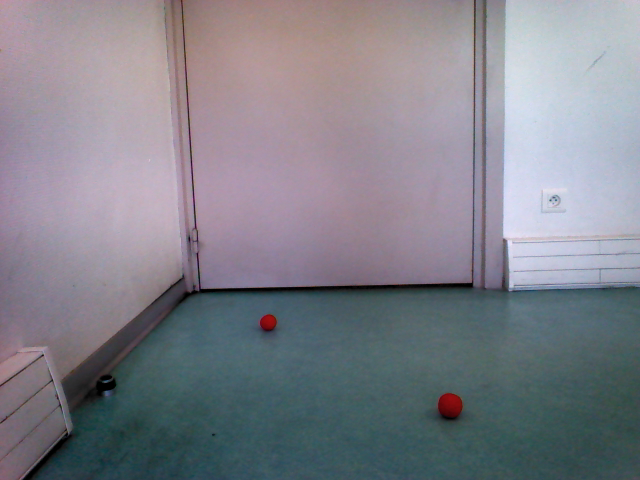
#> input picture camImage.png, 640 x 480 px
$ python main.py
#> lines starting #> are read from the running program, lines starting #| are printed output that depends on the picture; after the words box and inside, x2 and y2 are one past the last pixel; in counts of white or black regions, pixels touching at a corner belong together
### balldetector.py
# coding: UTF-8
import cv2
import cv2.cv as cv
import numpy as np
import math

# degrees
NAO_VERTICAL_RADIUS = 47.64
NAO_HORIZONTAL_RADIUS = 60.97
# mm
BALL_RADIUS = 40 / 2
NAO_HEIGHT = 574
NAO_FRONTCAM_HEIGHT = 529
NAO_BOTCAM_HEIGHT = 483


class BallDetector:
    def __init__(self):
        pass

    @staticmethod
    def redfilter(img):
        img_hsv = cv2.cvtColor(img, cv2.COLOR_BGR2HSV)
        lower_red = np.array([0, 65, 50])
        upper_red = np.array([10, 255, 255])
        mask0 = cv2.inRange(img_hsv, lower_red, upper_red)
        lower_red = np.array([170, 50, 50])
        upper_red = np.array([180, 255, 255])
        mask1 = cv2.inRange(img_hsv, lower_red, upper_red)
        mask = mask0 + mask1
        output_img = img.copy()
        output_img[np.where(mask == 0)] = 0
        return output_img

    @staticmethod
    def detectCircles(img):
        # output = img.copy()
        gray = cv2.cvtColor(img, cv2.COLOR_BGR2GRAY)
        kernel = np.ones((7, 7), np.uint8)
        gray = cv2.morphologyEx(gray, cv2.MORPH_OPEN, kernel)
        gray = cv2.GaussianBlur(gray, (3, 3), 0)
        circles = cv2.HoughCircles(image=gray, method=cv.CV_HOUGH_GRADIENT, dp=1, minDist=100, param1=100, param2=1,
                                   minRadius=10, maxRadius=50)
        if circles is not None:
            # print "ok"
            circles = np.round(circles[0, :].astype("int"))
            # for (x, y, r) in circles:
            #    cv2.circle(output, (x, y), r, (0, 255, 0), 4)
            #    cv2.rectangle(output, (x - 5, y - 5), (x + 5, y + 5), (0, 128, 255), -1)
        return circles

    @staticmethod
    def computeDistances(circles, img_shape, headPitch, camera=""):
        res = None
        if circles is not None and img_shape is not None:
            res = []
            x_mid = img_shape[1] / 2
            y_mid = img_shape[0] / 2
            vertical_angle_rad = math.radians(NAO_VERTICAL_RADIUS)
            horizontal_angle_rad = math.radians(NAO_HORIZONTAL_RADIUS)
            for (x, y, r) in circles:
                distcenterx = float(x - x_mid)
                distcentery = float(y - y_mid)
                vertical_angle = (distcentery / img_shape[1]) * vertical_angle_rad
                horizontal_angle = (distcenterx / img_shape[0]) * horizontal_angle_rad
                # print math.degrees(vertical_angle), math.degrees(horizontal_angle)
                theta = math.pi - (math.radians(headPitch) + math.pi / 2) - vertical_angle - math.radians(1.2)
                if camera == "bot":
                    theta -= math.radians(39.7)
                # print math.degrees(theta), "°"
                distanceyball = math.tan(theta) * NAO_FRONTCAM_HEIGHT
                distancexball = math.tan(horizontal_angle) * distanceyball
                # print (distancexball, distanceyball), "mm"
                res.append((distancexball, distanceyball))
        return res

    @staticmethod
    def findBalls(img, headpitch_deg):
        red_img = BallDetector.redfilter(img)
        circles = BallDetector.detectCircles(red_img)
        dist_list = BallDetector.computeDistances(circles, red_img.shape, headpitch_deg)
        return dist_list

# [4 lines left out: function main, not called in this run]

# [2 lines that do not run on import are left out]
0

### main.py
# from naoqi import ALProxy
# import sys
# import time
# import Image_perso
# import vision_definitions
# import cv2
# import numpy
# import Image
# import balldetector
#
# NAO_IP = "localhost"
# NAO_PORT = 9559
#
#
#
# def showNaoImage(IP, PORT):
#   """
#   First get an image from Nao, then show it on the screen with PIL.
#   """
#
#   camProxy = ALProxy("ALVideoDevice", IP, PORT)
#   resolution = 2    # VGA
#   colorSpace = 11   # RGB
#
#   videoClient = camProxy.subscribe("python_client", resolution, colorSpace, 5)
#
#   t0 = time.time()
#
#   # Get a camera image.
#   # image[6] contains the image data passed as an array of ASCII chars.
#   naoImage = camProxy.getImageRemote(videoClient)
#
#   t1 = time.time()
#
#   # Time the image transfer.
#   print "acquisition delay ", t1 - t0
#
#   camProxy.unsubscribe(videoClient)
#
#
#   # Now we work with the image returned and save it as a PNG  using ImageDraw
#   # package.
#
#   # Get the image size and pixel array.
#   imageWidth = naoImage[0]
#   imageHeight = naoImage[1]
#   array = naoImage[6]
#
#   # Create a PIL Image from our pixel array.
#   im = Image.fromstring("RGB", (imageWidth, imageHeight), array)
#
#   # Save the image.
#   im.save("camImage.png", "PNG")
#
#   Image_perso.find_ball(numpy.array(im))
#
#
#
# def main():
#     print "Creating ALVideoDevice proxy to :", NAO_IP
#
#     resolution = vision_definitions.k4VGA
#     colorSpace = vision_definitions.kBGRColorSpace
#     fps = 10
#
#     nameId = camProxy.subscribe("python_GVM", resolution, colorSpace, fps)
#     print nameId
#     print  "getting images in local"
#
#
# if __name__ == "__main__":
#     showNaoImage(NAO_IP, NAO_PORT)
import cv2
import balldetector
img = cv2.imread("camImage.png")
#> img is the input picture: shape (480, 640, 3); mean B, G, R 138.3, 129.3, 129.2
balldetector.BallDetector.findBalls(img, 0)
#> in redfilter, `img_hsv = cv2.cvtColor(img, cv2.COLOR_BGR2HSV)`: img_hsv: shape (480, 640, 3); mean H, S, V 114.9, 45.8, 142.5
#> in redfilter, `mask0 = cv2.inRange(img_hsv, lower_red, upper_red)`:
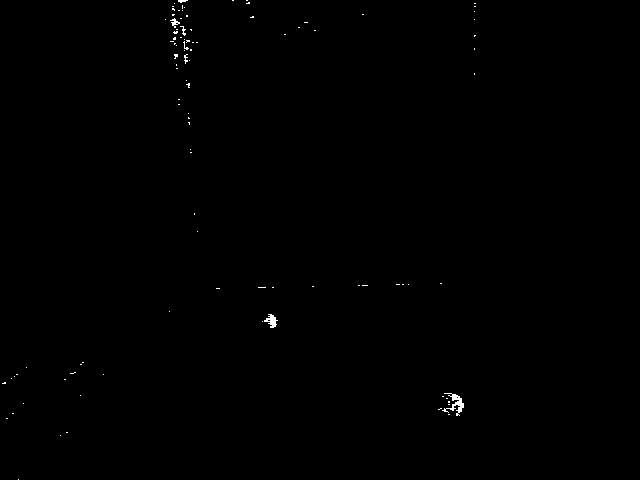
#> mask0: shape (480, 640); 0.21% white in thin lines or dots, all inside (x1, y1, x2, y2) = (2, 0, 476, 480)
#> in redfilter, `mask1 = cv2.inRange(img_hsv, lower_red, upper_red)`:
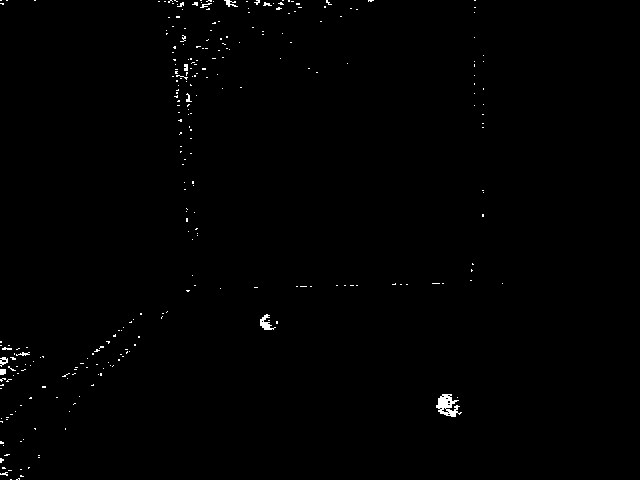
#> mask1: shape (480, 640); 0.53% white in thin lines or dots, all inside (x1, y1, x2, y2) = (0, 0, 503, 480)
#> in redfilter, `mask = mask0 + mask1`:
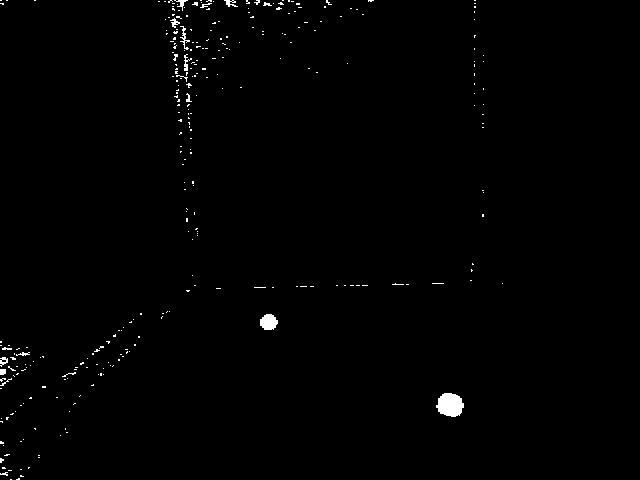
#> mask: shape (480, 640); 0.74% white; 303 white regions (287 under 20 px), largest, box (x1, y1, x2, y2) and area: (436, 393, 464, 417) 507, (260, 314, 278, 330) 222, (180, 26, 190, 50) 72
#> in detectCircles, `circles = cv2.HoughCircles(image=gray, method=cv.CV_HOUGH_GRADIENT, dp..`: circles = [[449.5, 403.5, 12.1], [268.5, 325.5, 10.9]]
#> in detectCircles, `circles = np.round(circles[0, :].astype("int"))`: circles = [[449, 403, 12], [268, 325, 10]]
#> the loop in computeDistances, `for (x, y, r) in circles:` made 2 passes
#> (x, y, r, distcenterx, distcentery, vertical_angle, horizontal_angle, theta) on passes 1 to 2: (449, 403, 12, 129, 163, 0.212, 0.286, 1.34), (268, 325, 10, -52, 85, 0.11, -0.115, 1.44)
#> after the loop in computeDistances, `for (x, y, r) in circles:`: res = [(656.3, 2232), (-463.6, 4003.5)]
